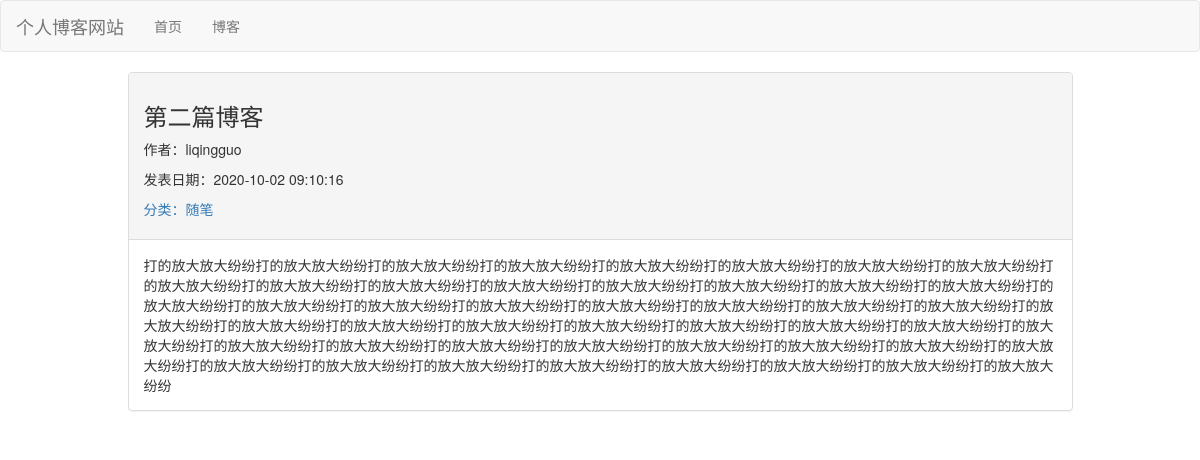
Page /blog/2 on the committed database.
### blog/models.py (models this page shows, shortened)
class Blog(models.Model):
    title = models.CharField(max_length=50)
    content = models.TextField()
    author = models.ForeignKey(User, on_delete=models.DO_NOTHING)
    blog_type = models.ForeignKey(BlogType, on_delete=models.DO_NOTHING)
    create_time = models.DateTimeField(auto_now_add=True)
    update_time = models.DateTimeField(auto_now=True)
    class Meta:
        ordering = [
            '-create_time',
        ]

class BlogType(models.Model):
    type_name = models.CharField(max_length=15)
    def __str__(self):
        return self.type_name

### blog/views.py (the view)
# urls.py: path('<int:blog_id>', blog_detail, name='blog_detail'),
def blog_detail(requests, blog_id):
    return render(requests, "blog/blog_detail.html",
                  {'blog': get_object_or_404(Blog, id=blog_id)})

### templates/blog/blog_detail.html (shortened to what this page needs)
{% extends 'base.html' %}
{% block content %}
    <div class="container">
        <div class="row">
            <div class="col-md-10 col-md-offset-1">
                <div class="panel panel-default">
                    <div class="panel-heading"> <h3>{{ blog.title }}</h3>
                        <p>作者：{{ blog.author }}</p>
                        <p>发表日期：{{ blog.create_time|date:'Y-m-d H:n:s' }}</p>
                        <a href="{% url 'blog_type_list' blog.blog_type.id %}">
                            <p>分类：{{ blog.blog_type }}</p>
                        </a>
                    </div>
                    <div class="panel-body">{{ blog.content }}</div>
                </div>
            </div>
            <div class="col-md-2 ">
            </div>
        </div>
    </div>
{% endblock %}

### static/css/base.css (style rules this page uses)
* { margin: 0; padding: 0; }

### rows in the picture
Blog: title "第二篇博客", author "liqingguo", create_time "2020-10-02 09:10:16", blog_type "随笔", content "打的放大放大纷纷打的放大放大纷纷打的放大放大纷纷打的放大放大纷纷打的放大放大纷纷打的放大放大纷纷打的放大放大纷纷打的放大放大纷纷打的放大放大纷纷打的放大放大纷纷打的放大放大纷纷打的放大放大纷纷打的放大放大纷纷打的放大放大纷纷打的放大放大纷纷打的放大放大纷纷打的放大放大纷纷打的放大放大纷纷打的放大放大纷纷打的放大放大纷纷打的放大放大纷纷打的放大放大纷纷打的放大放大纷纷打的放大放大纷纷打的放大放大纷纷打的放大放大纷纷打的放大放大纷纷打的放大放大纷纷打的放大放大纷纷打的放大放大纷纷打的放大放大纷纷打的放大放大纷纷打的放大放大纷纷打的放大放大纷纷打的放大放大纷纷打的放大放大纷纷打的放大放大纷纷打的放大放大纷纷打的放大放大纷纷打的放大放大纷纷打的放大放大纷纷打的放大放大纷纷打的放大放大纷纷打的放大放大纷纷打的放大放大纷纷打的放大放大纷纷打的放大放大纷纷打的放大放大纷纷打的放大放大纷纷"
